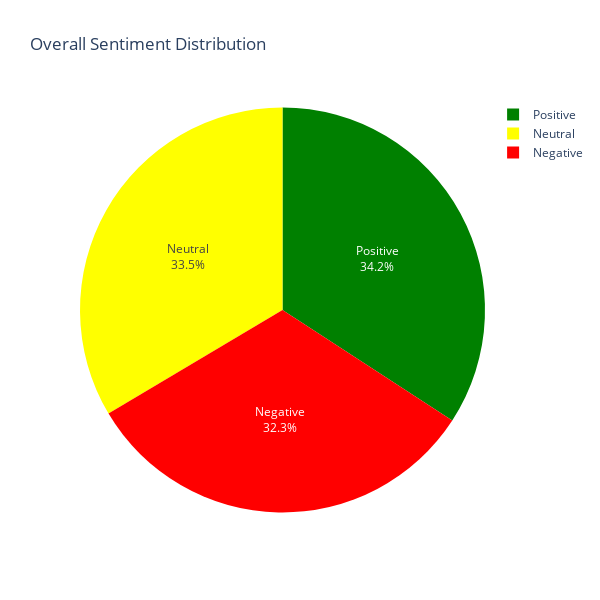

This figure's notebook cell:
### Markdown cell above
# I want to make a Pie Graph

### Code cell
sentiment_counts = data['Sentiment'].value_counts().reset_index()
sentiment_counts.columns = ['Sentiment', 'Count']

# Create pie chart
fig = px.pie(
    sentiment_counts,
    names='Sentiment',
    values='Count',
    title='Overall Sentiment Distribution',
    color='Sentiment',
    color_discrete_map={
        'Positive': 'green',
        'Neutral': 'yellow',
        'Negative': 'red'
    }
)

fig.update_traces(textinfo='percent+label')
fig.update_layout(width=600, height=600)
fig.show()

### Figure 1 — Plotly figure (JSON) as saved in the notebook; plotly's stock layout.template omitted (floating-point values rounded to 4 significant figures)
{"data": [{"customdata": [["Positive"], ["Neutral"], ["Negative"]], "domain": {"x": [0, 1], "y": [0, 1]}, "hovertemplate": "Sentiment=%{customdata[0]}<br>Count=%{value}<extra></extra>", "labels": ["Positive", "Neutral", "Negative"], "legendgroup": "", "marker": {"colors": ["green", "yellow", "red"]}, "name": "", "showlegend": true, "textinfo": "percent+label", "type": "pie", "values": [2015, 1978, 1903]}], "layout": {"height": 600, "legend": {"tracegroupgap": 0}, "title": {"text": "Overall Sentiment Distribution"}, "width": 600}}
